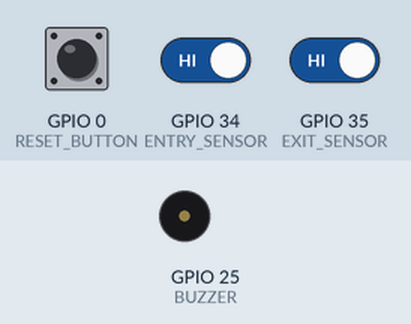
Recording of a sketch running on a simulated ESP32. Shown: buzzer (waves = sounding, pin HIGH). The test bench sets the inputs (shaded band); at power-on: GPIO 35 (EXIT_SENSOR) HIGH, GPIO 34 (ENTRY_SENSOR) HIGH, GPIO 0 (RESET_BUTTON) HIGH. WiFi joins after 1.5 s; servers stay silent unless stated; uploads are accepted with an empty reply; EEPROM starts erased; what the sketch prints to the serial monitor is not drawn. At 15.9 s the program restarts the board; the recording ends there.

Above: at 5.5 s.
5.6 s: GPIO 35 (EXIT_SENSOR) driven LOW
At 5.89 s:
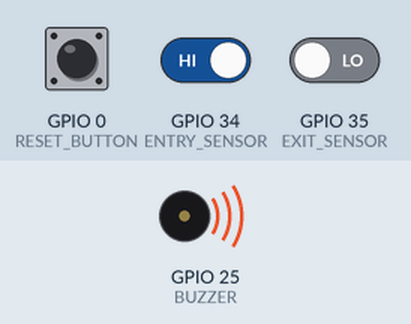
10.2 s: GPIO 34 (ENTRY_SENSOR) driven LOW
At 10.49 s:
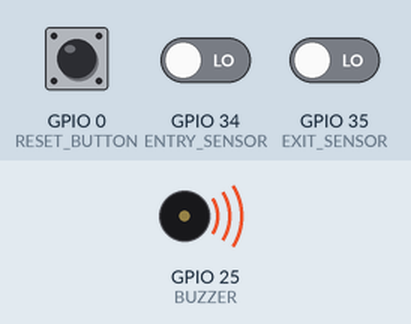
11.9 s: GPIO 0 (RESET_BUTTON) pulled LOW for 3.2 s
At 15.15 s:
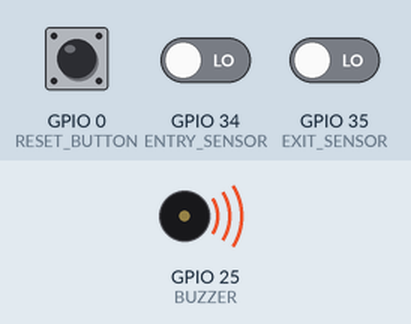
Timing chart, 0 to 15.9 s (numbered marks = the images above; inputs shaded):
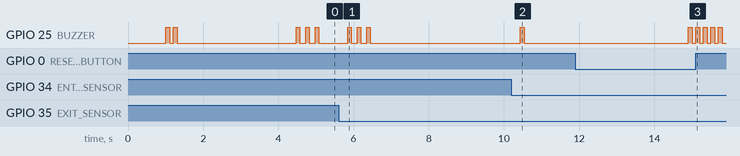

Measured:
- after the input at 5.6 s, GPIO 25 (BUZZER): alternates HIGH for 0.10 s and LOW for 0.15 s, 6 changes in all, then stays LOW, starting after 0.24 s
- after the input at 10.2 s, GPIO 25 (BUZZER): LOW → HIGH after 0.24 s, → LOW 0.10 s later
- after the input at 11.9 s, GPIO 25 (BUZZER): alternates HIGH for 0.10 s and LOW for 0.10 s, starting after 3.0 s

The sketch:

crowd_pulse.ino
```cpp
/*
 * CrowdPulse ESP32 - BULLETPROOF COUNTING SYSTEM
 *
 * CRITICAL FIX: Exit sensor will ONLY count if people are inside
 * - Entry: Always allowed (totalEntered++, currentInside++)
 * - Exit: ONLY if currentInside > 0 (totalExited++, currentInside--)
 * - If currentInside == 0: EXIT IS COMPLETELY IGNORED
 */

#include <WiFi.h>
#include <WiFiManager.h>
#include <HTTPClient.h>
#include <ArduinoJson.h>
#include <Preferences.h>

// Hardware pins
#define ENTRY_SENSOR    34
#define EXIT_SENSOR     35
#define BUZZER          25
#define RESET_BUTTON    0

// Timing parameters
#define COOLDOWN_MS     800
#define SERVER_TIMEOUT  5000

// Global variables
Preferences preferences;
WiFiManager wifiManager;
String serverURL = "";

// BULLETPROOF COUNTING SYSTEM
struct CountingSystem {
  int totalEntered = 0;    // Total people who entered
  int totalExited = 0;     // Total people who exited
  int currentInside = 0;   // People currently inside

  // Add entry (always allowed)
  void addEntry() {
    totalEntered++;
    currentInside++;
    Serial.printf("✅ ENTRY: Total=%d, Inside=%d\n", totalEntered, currentInside);
  }

  // Add exit (ONLY if people inside)
  bool addExit() {
    if (currentInside > 0) {
      totalExited++;
      currentInside--;
      Serial.printf("✅ EXIT: Total=%d, Inside=%d\n", totalExited, currentInside);
      return true; // Valid exit
    } else {
      Serial.printf("❌ EXIT IGNORED: No people inside (Inside=%d)\n", currentInside);
      return false; // Invalid exit - ignored
    }
  }

  // Validate counting logic
  bool isValid() {
    return (currentInside >= 0 &&
            totalExited <= totalEntered &&
            currentInside == (totalEntered - totalExited));
  }

  void printStatus() {
    Serial.println("📊 COUNTING STATUS:");
    Serial.printf("   Entered: %d\n", totalEntered);
    Serial.printf("   Exited:  %d\n", totalExited);
    Serial.printf("   Inside:  %d\n", currentInside);
    Serial.printf("   Valid:   %s\n", isValid() ? "✅" : "❌");
  }
} counts;

// Sensor states
int lastEntryState = HIGH;
int lastExitState = HIGH;
unsigned long lastEntryTime = 0;
unsigned long lastExitTime = 0;

// Buzzer system
bool buzzerActive = false;
int buzzerBeeps = 0;
int buzzerTarget = 0;
unsigned long buzzerLastMs = 0;

void setup() {
  Serial.begin(115200);
  delay(1000);

  Serial.println("🚀 CrowdPulse ESP32 - BULLETPROOF COUNTING");
  Serial.println("==========================================");

  // Initialize hardware
  pinMode(ENTRY_SENSOR, INPUT_PULLUP);
  pinMode(EXIT_SENSOR, INPUT_PULLUP);
  pinMode(BUZZER, OUTPUT);
  pinMode(RESET_BUTTON, INPUT_PULLUP);
  digitalWrite(BUZZER, LOW);

  // Initialize preferences
  preferences.begin("crowdpulse", false);

  // Test buzzer
  testBuzzer();

  // Connect to WiFi
  connectToWiFi();

  // Discover server
  discoverServer();

  Serial.println("✅ System ready - Bulletproof counting active!");
  counts.printStatus();
}

void testBuzzer() {
  Serial.println("🔊 Testing buzzer...");
  for (int i = 0; i < 2; i++) {
    digitalWrite(BUZZER, HIGH);
    delay(100);
    digitalWrite(BUZZER, LOW);
    delay(100);
  }
}

void connectToWiFi() {
  Serial.println("📶 Connecting to WiFi...");

  String savedSSID = preferences.getString("wifi_ssid", "");
  String savedPass = preferences.getString("wifi_pass", "");

  if (savedSSID.length() > 0) {
    WiFi.begin(savedSSID.c_str(), savedPass.c_str());

    int attempts = 0;
    while (WiFi.status() != WL_CONNECTED && attempts < 20) {
      delay(500);
      Serial.print(".");
      attempts++;
    }

    if (WiFi.status() == WL_CONNECTED) {
      Serial.println("\n✅ WiFi connected!");
      Serial.println("IP: " + WiFi.localIP().toString());
      return;
    }
  }

  // Start WiFi configuration portal
  Serial.println("\n🔧 Starting WiFi setup...");
  String apName = "CrowdPulse-" + String(ESP.getEfuseMac(), HEX);

  Serial.println("📱 CONNECT TO WIFI:");
  Serial.println("   Hotspot: " + apName);
  Serial.println("   Password: crowd123");
  Serial.println("   Setup URL: http://192.168.4.1");

  if (wifiManager.autoConnect(apName.c_str(), "crowd123")) {
    Serial.println("✅ WiFi connected via portal!");
    preferences.putString("wifi_ssid", WiFi.SSID());
    preferences.putString("wifi_pass", WiFi.psk());
  } else {
    Serial.println("❌ WiFi connection failed!");
    ESP.restart();
  }
}

void discoverServer() {
  Serial.println("🔍 Discovering server...");

  IPAddress localIP = WiFi.localIP();
  String networkBase = String(localIP[0]) + "." + String(localIP[1]) + "." + String(localIP[2]) + ".";

  // Get your computer's likely IP
  IPAddress gatewayIP = WiFi.gatewayIP();
  String computerIP = String(gatewayIP[0]) + "." + String(gatewayIP[1]) + "." + String(gatewayIP[2]) + ".";

  String candidates[] = {
    "10.61.190.197",        // Your computer's actual IP
    computerIP + "44",        // Common computer IP
    networkBase + "1",        // Router
    networkBase + "100",      // Common DHCP range
    networkBase + "44",       // Your computer might be here
    "192.168.1.44",          // Fallback
    "10.0.0.44"              // Another fallback
  };

  for (String candidate : candidates) {
    String testURL = "http://" + candidate + ":5000";
    Serial.println("Testing: " + testURL);

    if (testServerConnection(testURL)) {
      serverURL = testURL;
      Serial.println("✅ Server found: " + serverURL);
      triggerBuzzer(2);
      return;
    }
  }

  // Try gateway IP as last resort
  serverURL = "http://" + WiFi.gatewayIP().toString() + ":5000";
  Serial.println("⚠️ Using fallback: " + serverURL);
  triggerBuzzer(3);
}

bool testServerConnection(String url) {
  HTTPClient http;
  http.begin(url + "/api/stats");
  http.setTimeout(3000);

  int httpCode = http.GET();
  http.end();

  return (httpCode == 200);
}

bool readSensorDebounced(int pin) {
  int lowCount = 0;

  for (int i = 0; i < 3; i++) {
    if (digitalRead(pin) == LOW) {
      lowCount++;
    }
    delay(10);
  }

  return (lowCount >= 2);
}

void processSensors() {
  unsigned long now = millis();

  int entryState = digitalRead(ENTRY_SENSOR);
  int exitState = digitalRead(EXIT_SENSOR);

  // ==========================================
  // ENTRY SENSOR - ALWAYS ALLOWED
  // ==========================================
  if (lastEntryState == HIGH && entryState == LOW &&
      (now - lastEntryTime > COOLDOWN_MS)) {

    if (readSensorDebounced(ENTRY_SENSOR)) {
      lastEntryTime = now;

      // BULLETPROOF ENTRY LOGIC
      counts.addEntry();

      // Audio feedback
      if (counts.currentInside > 15) {
        triggerBuzzer(6); // Overcrowd alert
      } else {
        triggerBuzzer(1); // Normal beep
      }

      // Send to server
      postToServer("/api/iot/entry");
      counts.printStatus();
    }
  }

  // ==========================================
  // EXIT SENSOR - BULLETPROOF LOGIC
  // ==========================================
  if (lastExitState == HIGH && exitState == LOW &&
      (now - lastExitTime > COOLDOWN_MS)) {

    if (readSensorDebounced(EXIT_SENSOR)) {
      lastExitTime = now;

      // BULLETPROOF EXIT LOGIC - ONLY IF PEOPLE INSIDE
      if (counts.addExit()) {
        // Valid exit - send to server
        triggerBuzzer(1); // Normal beep
        postToServer("/api/iot/exit");
        counts.printStatus();
      } else {
        // Invalid exit - completely ignored
        triggerBuzzer(3); // Warning beeps
        Serial.println("⚠️ EXIT SENSOR TRIGGERED BUT IGNORED!");
        Serial.println("⚠️ REASON: No people inside to exit");

        // Optionally send warning to server
        postInvalidExitWarning();
      }
    }
  }

  // Update sensor states
  lastEntryState = entryState;
  lastExitState = exitState;
}

bool postToServer(const char* endpoint) {
  if (WiFi.status() != WL_CONNECTED || serverURL.length() == 0) {
    return false;
  }

  HTTPClient http;
  String url = serverURL + endpoint;

  http.begin(url);
  http.addHeader("Content-Type", "application/json");
  http.setTimeout(SERVER_TIMEOUT);

  // Send current counts for server validation
  String payload = "{";
  payload += "\"count\":1,";
  payload += "\"deviceId\":\"" + WiFi.macAddress() + "\",";
  payload += "\"totalEntered\":" + String(counts.totalEntered) + ",";
  payload += "\"totalExited\":" + String(counts.totalExited) + ",";
  payload += "\"currentInside\":" + String(counts.currentInside);
  payload += "}";

  int httpCode = http.POST(payload);
  String response = http.getString();
  http.end();

  if (httpCode == 200) {
    Serial.printf("✅ POST %s → Success\n", endpoint);
    return true;
  } else {
    Serial.printf("❌ POST %s → Error %d\n", endpoint, httpCode);
    if (response.length() > 0) {
      Serial.println("Response: " + response);
    }
    return false;
  }
}

void postInvalidExitWarning() {
  if (WiFi.status() != WL_CONNECTED || serverURL.length() == 0) {
    return;
  }

  HTTPClient http;
  String url = serverURL + "/api/iot/invalid-exit";

  http.begin(url);
  http.addHeader("Content-Type", "application/json");
  http.setTimeout(SERVER_TIMEOUT);

  String payload = "{";
  payload += "\"deviceId\":\"" + WiFi.macAddress() + "\",";
  payload += "\"message\":\"Invalid exit ignored - no people inside\",";
  payload += "\"currentInside\":" + String(counts.currentInside);
  payload += "}";

  int httpCode = http.POST(payload);
  http.end();

  if (httpCode == 200) {
    Serial.println("✅ Invalid exit warning sent to server");
  }
}

void triggerBuzzer(int beeps) {
  if (buzzerActive) return;

  buzzerTarget = beeps;
  buzzerBeeps = 0;
  buzzerActive = true;
  buzzerLastMs = millis();
}

void updateBuzzer() {
  if (!buzzerActive) return;

  unsigned long now = millis();
  static bool buzzerOn = false;

  if (now - buzzerLastMs >= (buzzerOn ? 100 : 150)) {
    buzzerLastMs = now;

    if (!buzzerOn) {
      digitalWrite(BUZZER, HIGH);
      buzzerOn = true;
    } else {
      digitalWrite(BUZZER, LOW);
      buzzerOn = false;
      buzzerBeeps++;

      if (buzzerBeeps >= buzzerTarget) {
        buzzerActive = false;
      }
    }
  }
}

void checkResetButton() {
  static unsigned long resetStart = 0;
  static bool resetPressed = false;

  bool buttonPressed = (digitalRead(RESET_BUTTON) == LOW);

  if (buttonPressed && !resetPressed) {
    resetPressed = true;
    resetStart = millis();
    Serial.println("🔄 Reset button pressed...");
  }

  if (buttonPressed && resetPressed) {
    if (millis() - resetStart >= 3000) {
      Serial.println("🔄 FACTORY RESET!");

      // Clear all data
      preferences.clear();
      wifiManager.resetSettings();

      // Reset counts
      counts.totalEntered = 0;
      counts.totalExited = 0;
      counts.currentInside = 0;

      // Buzzer feedback
      for (int i = 0; i < 5; i++) {
        digitalWrite(BUZZER, HIGH);
        delay(100);
        digitalWrite(BUZZER, LOW);
        delay(100);
      }

      ESP.restart();
    }
  }

  if (!buttonPressed) {
    resetPressed = false;
  }
}

void loop() {
  // Process sensors (highest priority)
  processSensors();

  // Update buzzer
  updateBuzzer();

  // Check reset button
  checkResetButton();

  // Validate counting system
  if (!counts.isValid()) {
    Serial.println("❌ CRITICAL ERROR: Invalid counting state!");
    counts.printStatus();
  }

  delay(10);
}
```
